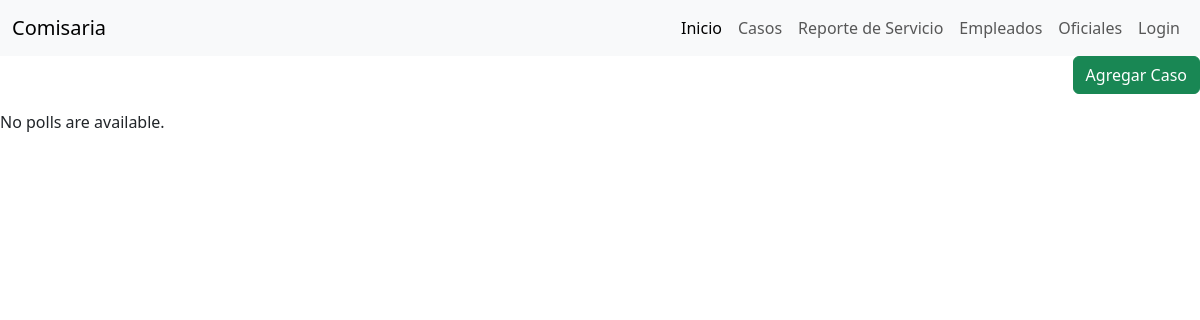
The page /comisaria/caso/ on the database as committed earlier.
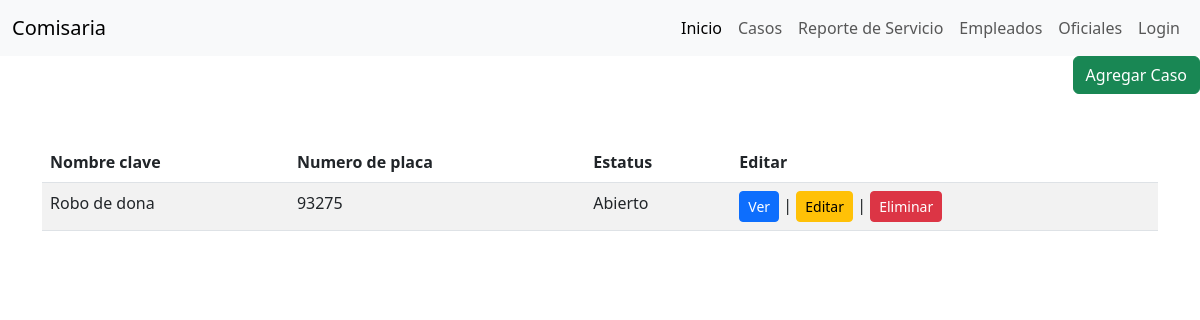
The same page on the database as committed later.
### Comisaria/models.py (models this page shows, shortened)
class registro_casos(models.Model):
    class Estatus(models.IntegerChoices):
        ABIERTO = 1, "Abierto"
        CERRADO = 2, "Cerrado"
    titulo = models.CharField(max_length=50, verbose_name='Titulo')
    descripcion = models.TextField(verbose_name='Descripcion')
    num_placa = models.ForeignKey(oficiales, on_delete=models.CASCADE, verbose_name='Designado')
    estatus = models.IntegerField(choices=Estatus.choices, default=Estatus.ABIERTO, verbose_name='Estatus')
    fecha_inicio = models.DateField(auto_now=False, verbose_name='Fecha de Regsitro')
    fecha_fin = models.DateField(auto_now=False , null=True, blank=True, verbose_name='Fecha de cerrado')
    class Meta:
        verbose_name = 'Registro de caso'
        verbose_name_plural = 'Registros de Casos'

class oficiales(models.Model):
    class Rango(models.IntegerChoices):
        POLICIA = 1, "Policía"
        INSPECTOR = 2, "Inspector"
        COMISARIO = 3, "Comisario"
    num_placa = models.PositiveIntegerField(default=0,blank=True, verbose_name='Numero de placa')
    id_emp = models.OneToOneField(Empleado, on_delete=models.CASCADE, verbose_name='ID empleado')
    rank = models.IntegerField(choices=Rango.choices, default=Rango.POLICIA, verbose_name='Rango')
    class Meta:
        verbose_name = 'Oficial'
        verbose_name_plural = 'Oficiales'

### Comisaria/views.py (the view)
# urls.py: path( "caso/", views.CasoView.as_view(), name="caso"),
class CasoView(generic.ListView):
    template_name = "comisaria/READ/caso.html"
    context_object_name ="casos"
    def get_queryset(self):
        return registro_casos.objects.order_by("titulo")[:5]

### Comisaria/templates/comisaria/READ/caso.html (shortened to what this page needs)
{% extends 'comisaria/base.html' %}
{% block contenido %}
<div class="d-flex justify-content-end mb-3">
    <a class="btn btn-success" href="{% url 'caso_crear' %}">Agregar Caso</a>
</div>
    {% if casos %}
    <div class="container my-5">
        <table class="table table-striped">
            <thead>
                <tr>
                    <th>Nombre clave</th>
                    <th>Numero de placa</th>
                    <th>Estatus</th>
                    <th>Editar</th>
                </tr>
            </thead>
            <tbody>
                {% for caso in casos %}
                <tr>
                    <td>{{ caso.titulo }}</td>
                    <td>{{ caso.num_placa.num_placa }}</td>
                    <td>{{ caso.get_estatus_display }}</td>
                    <td><a class="btn btn-primary btn-sm" href="{% url 'caso_deta' caso.id %}">Ver</a> |
                        <a class="btn btn-warning btn-sm" href="{% url 'caso_edit' caso.id  %}">Editar</a> |
                        <a class="btn btn-danger btn-sm" href="{% url 'caso_eliminar' caso.id  %}">Eliminar</a></td>
                </tr>
                {% endfor %}
            </tbody>
        </table>
    </div>
    {% else %}
    <p>No polls are available.</p>
    {% endif %}
{% endblock %}

Rows that differ between the two databases and show on the page:
added registro_casos: titulo "Robo de dona", num_placa.num_placa "93275", estatus "Abierto"
Other text that changed with them:
text no longer shown: "No polls are available."
text now shown: "Nombre clave Numero de placa Estatus Editar"
